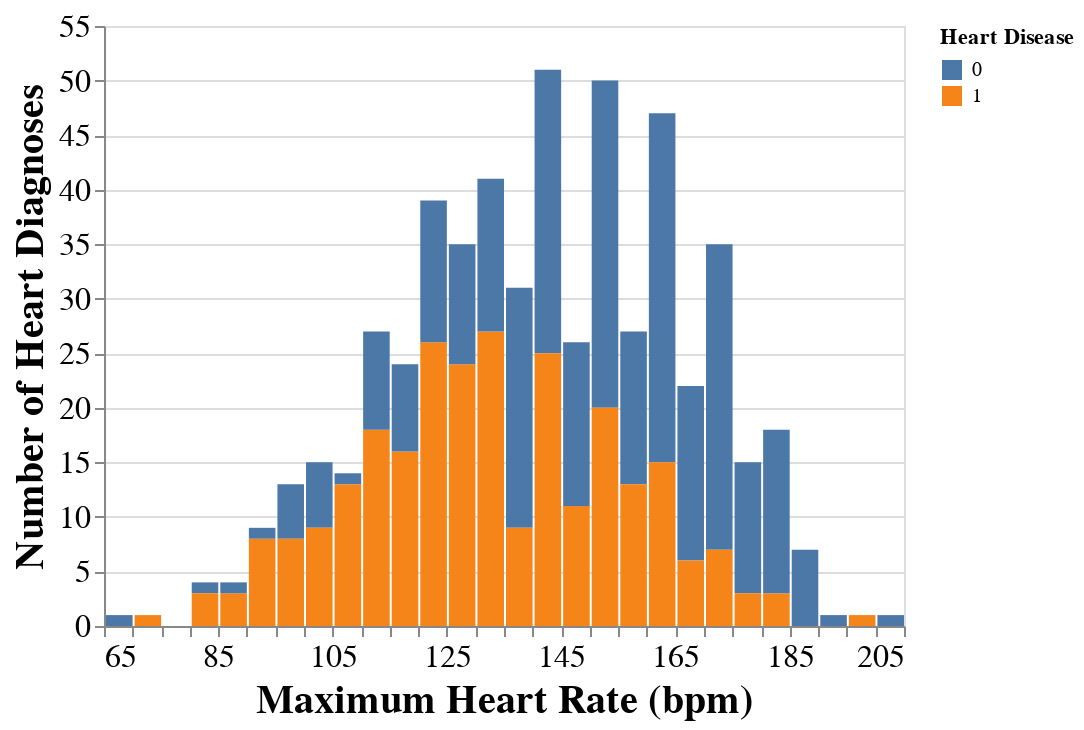

Source (notebook cell):
### Markdown cell above
As seen in the plot above, there seems to be a connection between high blood sugar and presence of heart disease. There seems to be a higher proportion of heart disease when the patient's fasting blood sugar is higher than 120mg/dl than when it is under 120mg/dl. For this reason, Fasting Blood Sugar will be included in the classifier.

### Code cell
maxhr_plot = (
    alt.Chart(heart_data_training)
    .mark_bar()
    .encode(
        x=alt.X("MaxHR",bin=alt.Bin(maxbins=30),title="Maximum Heart Rate (bpm)",scale=alt.Scale(zero=False)),
        y=alt.Y("count(HeartDisease)",title="Number of Heart Diagnoses"),
        fill=alt.Fill("HeartDisease:N", title="Heart Disease")
    )
    .configure_axis(titleFontSize=20,labelFontSize=16)

)
maxhr_plot

### Figure 1 — Vega-Lite specification as saved in the notebook (floating-point values rounded to 4 significant figures; data arrays with more than 128 entries replaced by an {"elided": "..."} marker saying what was removed)
{"config": {"view": {"continuousWidth": 400, "continuousHeight": 300}, "axis": {"labelFontSize": 16, "titleFontSize": 20}}, "data": {"name": "data-a5145f80ac705ef79503a8989cda8106"}, "mark": "bar", "encoding": {"fill": {"field": "HeartDisease", "title": "Heart Disease", "type": "nominal"}, "x": {"bin": {"maxbins": 30}, "field": "MaxHR", "scale": {"zero": false}, "title": "Maximum Heart Rate (bpm)", "type": "quantitative"}, "y": {"aggregate": "count", "field": "HeartDisease", "title": "Number of Heart Diagnoses", "type": "quantitative"}}, "$schema": "https://vega.github.io/schema/vega-lite/v4.17.0.json", "datasets": {"data-a5145f80ac705ef79503a8989cda8106": {"elided": "559 records"}}}
